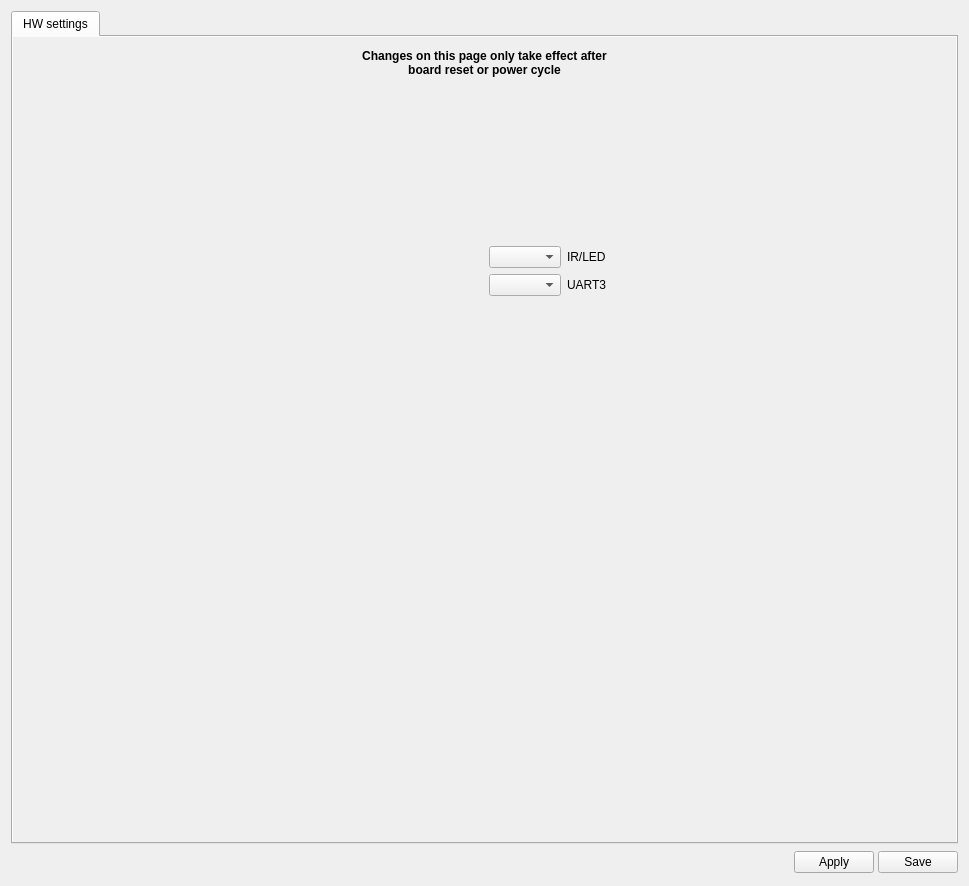
<?xml version="1.0" encoding="UTF-8"?>
<ui version="4.0">
 <class>TinyFISHHWWidget</class>
 <widget class="QWidget" name="TinyFISHHWWidget">
  <property name="geometry">
   <rect>
    <x>0</x>
    <y>0</y>
    <width>969</width>
    <height>886</height>
   </rect>
  </property>
  <property name="windowTitle">
   <string>Form</string>
  </property>
  <layout class="QVBoxLayout" name="verticalLayout">
   <item>
    <widget class="QTabWidget" name="tabWidget">
     <property name="currentIndex">
      <number>0</number>
     </property>
     <widget class="QWidget" name="tab">
      <property name="autoFillBackground">
       <bool>true</bool>
      </property>
      <attribute name="title">
       <string>HW settings</string>
      </attribute>
      <layout class="QVBoxLayout" name="verticalLayout_3">
       <property name="leftMargin">
        <number>0</number>
       </property>
       <property name="topMargin">
        <number>0</number>
       </property>
       <property name="rightMargin">
        <number>0</number>
       </property>
       <property name="bottomMargin">
        <number>0</number>
       </property>
       <item>
        <widget class="QScrollArea" name="scrollArea">
         <property name="palette">
          <palette>
           <active>
            <colorrole role="Base">
             <brush brushstyle="SolidPattern">
              <color alpha="255">
               <red>255</red>
               <green>255</green>
               <blue>255</blue>
              </color>
             </brush>
            </colorrole>
            <colorrole role="Window">
             <brush brushstyle="SolidPattern">
              <color alpha="0">
               <red>232</red>
               <green>232</green>
               <blue>232</blue>
              </color>
             </brush>
            </colorrole>
           </active>
           <inactive>
            <colorrole role="Base">
             <brush brushstyle="SolidPattern">
              <color alpha="255">
               <red>255</red>
               <green>255</green>
               <blue>255</blue>
              </color>
             </brush>
            </colorrole>
            <colorrole role="Window">
             <brush brushstyle="SolidPattern">
              <color alpha="0">
               <red>232</red>
               <green>232</green>
               <blue>232</blue>
              </color>
             </brush>
            </colorrole>
           </inactive>
           <disabled>
            <colorrole role="Base">
             <brush brushstyle="SolidPattern">
              <color alpha="0">
               <red>232</red>
               <green>232</green>
               <blue>232</blue>
              </color>
             </brush>
            </colorrole>
            <colorrole role="Window">
             <brush brushstyle="SolidPattern">
              <color alpha="0">
               <red>232</red>
               <green>232</green>
               <blue>232</blue>
              </color>
             </brush>
            </colorrole>
           </disabled>
          </palette>
         </property>
         <property name="styleSheet">
          <string notr="true">border-color: rgb(255, 0, 0);</string>
         </property>
         <property name="frameShape">
          <enum>QFrame::NoFrame</enum>
         </property>
         <property name="frameShadow">
          <enum>QFrame::Plain</enum>
         </property>
         <property name="widgetResizable">
          <bool>true</bool>
         </property>
         <widget class="QWidget" name="scrollAreaWidgetContents">
          <property name="geometry">
           <rect>
            <x>0</x>
            <y>0</y>
            <width>939</width>
            <height>786</height>
           </rect>
          </property>
          <layout class="QGridLayout" name="gridLayout_3">
           <property name="leftMargin">
            <number>12</number>
           </property>
           <property name="topMargin">
            <number>12</number>
           </property>
           <property name="rightMargin">
            <number>12</number>
           </property>
           <property name="bottomMargin">
            <number>12</number>
           </property>
           <item row="3" column="2">
            <spacer name="verticalSpacer">
             <property name="orientation">
              <enum>Qt::Vertical</enum>
             </property>
             <property name="sizeHint" stdset="0">
              <size>
               <width>20</width>
               <height>40</height>
              </size>
             </property>
            </spacer>
           </item>
           <item row="2" column="3">
            <spacer name="horizontalSpacer_5">
             <property name="orientation">
              <enum>Qt::Horizontal</enum>
             </property>
             <property name="sizeHint" stdset="0">
              <size>
               <width>40</width>
               <height>20</height>
              </size>
             </property>
            </spacer>
           </item>
           <item row="1" column="2">
            <spacer name="verticalSpacer_2">
             <property name="orientation">
              <enum>Qt::Vertical</enum>
             </property>
             <property name="sizeType">
              <enum>QSizePolicy::Fixed</enum>
             </property>
             <property name="sizeHint" stdset="0">
              <size>
               <width>20</width>
               <height>10</height>
              </size>
             </property>
            </spacer>
           </item>
           <item row="0" column="2">
            <widget class="QLabel" name="label_6">
             <property name="sizePolicy">
              <sizepolicy hsizetype="Preferred" vsizetype="Preferred">
               <horstretch>0</horstretch>
               <verstretch>0</verstretch>
              </sizepolicy>
             </property>
             <property name="minimumSize">
              <size>
               <width>0</width>
               <height>0</height>
              </size>
             </property>
             <property name="maximumSize">
              <size>
               <width>16777215</width>
               <height>16777215</height>
              </size>
             </property>
             <property name="font">
              <font>
               <weight>75</weight>
               <bold>true</bold>
              </font>
             </property>
             <property name="text">
              <string>Changes on this page only take effect after board reset or power cycle</string>
             </property>
             <property name="alignment">
              <set>Qt::AlignCenter</set>
             </property>
             <property name="wordWrap">
              <bool>true</bool>
             </property>
            </widget>
           </item>
           <item row="2" column="0">
            <spacer name="horizontalSpacer_4">
             <property name="orientation">
              <enum>Qt::Horizontal</enum>
             </property>
             <property name="sizeHint" stdset="0">
              <size>
               <width>40</width>
               <height>20</height>
              </size>
             </property>
            </spacer>
           </item>
           <item row="2" column="2">
            <layout class="QGridLayout" name="gridLayout" rowstretch="0,0">
             <item row="0" column="3">
              <layout class="QGridLayout" name="gridLayout_4">
               <item row="1" column="0">
                <widget class="QComboBox" name="cbLEDPort"/>
               </item>
               <item row="2" column="1">
                <widget class="QLabel" name="lbUART3">
                 <property name="text">
                  <string>UART3</string>
                 </property>
                 <property name="alignment">
                  <set>Qt::AlignLeading|Qt::AlignLeft|Qt::AlignVCenter</set>
                 </property>
                </widget>
               </item>
               <item row="0" column="0">
                <spacer name="verticalSpacer_5">
                 <property name="orientation">
                  <enum>Qt::Vertical</enum>
                 </property>
                 <property name="sizeType">
                  <enum>QSizePolicy::Expanding</enum>
                 </property>
                 <property name="sizeHint" stdset="0">
                  <size>
                   <width>20</width>
                   <height>75</height>
                  </size>
                 </property>
                </spacer>
               </item>
               <item row="3" column="0">
                <spacer name="verticalSpacer_6">
                 <property name="orientation">
                  <enum>Qt::Vertical</enum>
                 </property>
                 <property name="sizeType">
                  <enum>QSizePolicy::Fixed</enum>
                 </property>
                 <property name="sizeHint" stdset="0">
                  <size>
                   <width>20</width>
                   <height>80</height>
                  </size>
                 </property>
                </spacer>
               </item>
               <item row="2" column="0">
                <widget class="QComboBox" name="cbUART3"/>
               </item>
               <item row="1" column="1">
                <widget class="QLabel" name="lbLEDPort">
                 <property name="text">
                  <string>IR/LED</string>
                 </property>
                </widget>
               </item>
              </layout>
             </item>
             <item row="0" column="1" colspan="2" alignment="Qt::AlignHCenter|Qt::AlignVCenter">
              <widget class="QLabel" name="lbBoardImage">
               <property name="sizePolicy">
                <sizepolicy hsizetype="Fixed" vsizetype="Fixed">
                 <horstretch>0</horstretch>
                 <verstretch>0</verstretch>
                </sizepolicy>
               </property>
               <property name="maximumSize">
                <size>
                 <width>350</width>
                 <height>350</height>
                </size>
               </property>
               <property name="text">
                <string/>
               </property>
               <property name="pixmap">
                <pixmap resource="configgadget.qrc">:/configgadget/images/tinyfish_top.png</pixmap>
               </property>
               <property name="scaledContents">
                <bool>false</bool>
               </property>
               <property name="alignment">
                <set>Qt::AlignCenter</set>
               </property>
               <property name="textInteractionFlags">
                <set>Qt::NoTextInteraction</set>
               </property>
              </widget>
             </item>
             <item row="0" column="0">
              <layout class="QGridLayout" name="gridLayout_2"/>
             </item>
             <item row="1" column="0" colspan="4">
              <widget class="CommonHWSettingsWidget" name="commonHWSettings" native="true">
               <property name="minimumSize">
                <size>
                 <width>20</width>
                 <height>80</height>
                </size>
               </property>
              </widget>
             </item>
            </layout>
           </item>
          </layout>
         </widget>
        </widget>
       </item>
      </layout>
     </widget>
    </widget>
   </item>
   <item>
    <layout class="QHBoxLayout" name="horizontalLayout_2">
     <property name="spacing">
      <number>4</number>
     </property>
     <item>
      <spacer name="horizontalSpacer">
       <property name="orientation">
        <enum>Qt::Horizontal</enum>
       </property>
       <property name="sizeHint" stdset="0">
        <size>
         <width>369</width>
         <height>20</height>
        </size>
       </property>
      </spacer>
     </item>
     <item>
      <widget class="QPushButton" name="helpButton">
       <property name="sizePolicy">
        <sizepolicy hsizetype="Fixed" vsizetype="Fixed">
         <horstretch>0</horstretch>
         <verstretch>0</verstretch>
        </sizepolicy>
       </property>
       <property name="minimumSize">
        <size>
         <width>25</width>
         <height>25</height>
        </size>
       </property>
       <property name="maximumSize">
        <size>
         <width>25</width>
         <height>25</height>
        </size>
       </property>
       <property name="toolTip">
        <string>Takes you to the wiki page</string>
       </property>
       <property name="text">
        <string/>
       </property>
       <property name="icon">
        <iconset resource="../coreplugin/core.qrc">
         <normaloff>:/core/images/helpicon.svg</normaloff>:/core/images/helpicon.svg</iconset>
       </property>
       <property name="iconSize">
        <size>
         <width>25</width>
         <height>25</height>
        </size>
       </property>
       <property name="flat">
        <bool>true</bool>
       </property>
       <property name="objrelation" stdset="0">
        <string notr="true">button:help</string>
       </property>
      </widget>
     </item>
     <item>
      <widget class="QPushButton" name="applyButton">
       <property name="minimumSize">
        <size>
         <width>0</width>
         <height>0</height>
        </size>
       </property>
       <property name="maximumSize">
        <size>
         <width>16777215</width>
         <height>16777215</height>
        </size>
       </property>
       <property name="palette">
        <palette>
         <active>
          <colorrole role="Base">
           <brush brushstyle="SolidPattern">
            <color alpha="0">
             <red>255</red>
             <green>255</green>
             <blue>255</blue>
            </color>
           </brush>
          </colorrole>
          <colorrole role="Window">
           <brush brushstyle="SolidPattern">
            <color alpha="255">
             <red>232</red>
             <green>232</green>
             <blue>232</blue>
            </color>
           </brush>
          </colorrole>
         </active>
         <inactive>
          <colorrole role="Base">
           <brush brushstyle="SolidPattern">
            <color alpha="0">
             <red>255</red>
             <green>255</green>
             <blue>255</blue>
            </color>
           </brush>
          </colorrole>
          <colorrole role="Window">
           <brush brushstyle="SolidPattern">
            <color alpha="255">
             <red>232</red>
             <green>232</green>
             <blue>232</blue>
            </color>
           </brush>
          </colorrole>
         </inactive>
         <disabled>
          <colorrole role="Base">
           <brush brushstyle="SolidPattern">
            <color alpha="255">
             <red>232</red>
             <green>232</green>
             <blue>232</blue>
            </color>
           </brush>
          </colorrole>
          <colorrole role="Window">
           <brush brushstyle="SolidPattern">
            <color alpha="255">
             <red>232</red>
             <green>232</green>
             <blue>232</blue>
            </color>
           </brush>
          </colorrole>
         </disabled>
        </palette>
       </property>
       <property name="toolTip">
        <string>Send to board but don't write in SD.
Beware of not locking yourself out!</string>
       </property>
       <property name="autoFillBackground">
        <bool>false</bool>
       </property>
       <property name="styleSheet">
        <string notr="true"/>
       </property>
       <property name="text">
        <string>Apply</string>
       </property>
       <property name="iconSize">
        <size>
         <width>16</width>
         <height>16</height>
        </size>
       </property>
       <property name="checkable">
        <bool>false</bool>
       </property>
       <property name="objrelation" stdset="0">
        <string notr="true">button:apply</string>
       </property>
      </widget>
     </item>
     <item>
      <widget class="QPushButton" name="saveButton">
       <property name="minimumSize">
        <size>
         <width>0</width>
         <height>0</height>
        </size>
       </property>
       <property name="maximumSize">
        <size>
         <width>16777215</width>
         <height>16777215</height>
        </size>
       </property>
       <property name="toolTip">
        <string>Applies and Saves all settings to SD.
Beware of not locking yourself out!</string>
       </property>
       <property name="autoFillBackground">
        <bool>false</bool>
       </property>
       <property name="styleSheet">
        <string notr="true"/>
       </property>
       <property name="text">
        <string>Save</string>
       </property>
       <property name="objrelation" stdset="0">
        <string notr="true">button:save</string>
       </property>
      </widget>
     </item>
    </layout>
   </item>
  </layout>
 </widget>
 <customwidgets>
  <customwidget>
   <class>CommonHWSettingsWidget</class>
   <extends>QWidget</extends>
   <header>commonhwsettingswidget.h</header>
   <container>1</container>
  </customwidget>
 </customwidgets>
 <resources>
  <include location="../coreplugin/core.qrc"/>
  <include location="configgadget.qrc"/>
 </resources>
 <connections/>
</ui>
